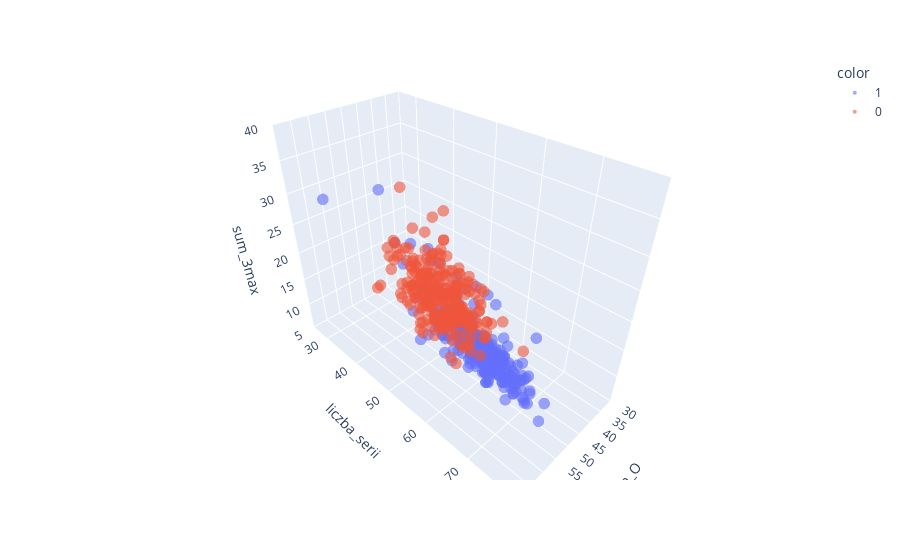

Notebook source saved alongside this figure:
### Code cell
import plotly.express as px

fig = px.scatter_3d(
    c,
    x='liczba_O',
    y='liczba_serii',
    z='sum_3max',
    color=c['fake'].astype(str),  # categorical coloring
    opacity=0.6
)

fig.update_layout(
    scene=dict(
        xaxis=dict(range=[30, 70]),
        yaxis=dict(range=[25, 80]),
        zaxis=dict(range=[5, 40])
    )
)

fig.update_traces(marker=dict(size=4))
fig.show()

### Figure 1 — Plotly figure (JSON) as saved in the notebook; plotly's stock layout.template omitted (floating-point values rounded to 4 significant figures; data arrays with more than 128 entries replaced by an {"elided": "..."} marker saying what was removed)
{"data": [{"hovertemplate": "color=1<br>liczba_O=%{x}<br>liczba_serii=%{y}<br>sum_3max=%{z}<extra></extra>", "legendgroup": "1", "marker": {"color": "#636efa", "opacity": 0.6, "size": 4, "symbol": "circle"}, "mode": "markers", "name": "1", "scene": "scene", "showlegend": true, "type": "scatter3d", "x": {"elided": "262 int values"}, "y": {"elided": "262 int values"}, "z": {"elided": "262 int values"}}, {"hovertemplate": "color=0<br>liczba_O=%{x}<br>liczba_serii=%{y}<br>sum_3max=%{z}<extra></extra>", "legendgroup": "0", "marker": {"color": "#EF553B", "opacity": 0.6, "size": 4, "symbol": "circle"}, "mode": "markers", "name": "0", "scene": "scene", "showlegend": true, "type": "scatter3d", "x": {"elided": "262 int values"}, "y": {"elided": "262 int values"}, "z": {"elided": "262 int values"}}], "layout": {"legend": {"title": {"text": "color"}, "tracegroupgap": 0}, "margin": {"t": 60}, "scene": {"domain": {"x": [0, 1], "y": [0, 1]}, "xaxis": {"range": [30, 70], "title": {"text": "liczba_O"}}, "yaxis": {"range": [25, 80], "title": {"text": "liczba_serii"}}, "zaxis": {"range": [5, 40], "title": {"text": "sum_3max"}}}}}
